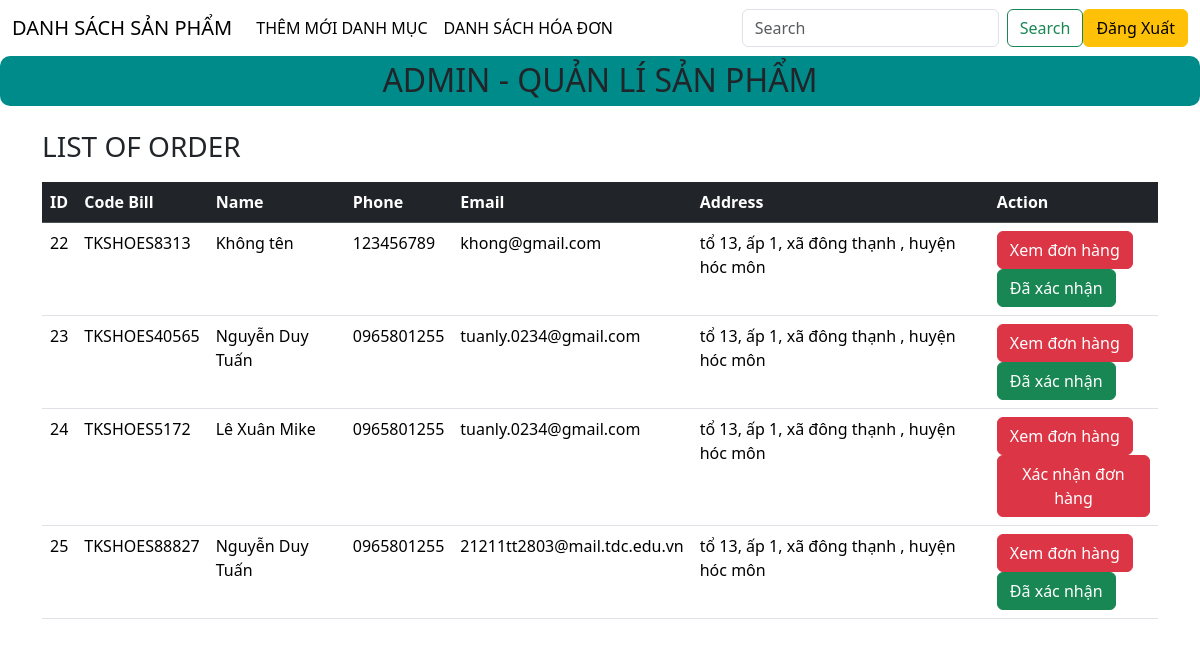
The app's page /admin/orders/list-order.php (signed in) with its own data.
### tables this page shows
CREATE TABLE `orders` (
  `id` int(11) NOT NULL,
  `code_bill` varchar(20) NOT NULL,
  `total` int(11) NOT NULL,
  `name` varchar(50) NOT NULL,
  `tel` varchar(15) NOT NULL,
  `email` varchar(50) NOT NULL,
  `address` varchar(100) NOT NULL,
  `status` int(1) NOT NULL DEFAULT 0 COMMENT '0:chưa xác nhận,1:đã xác nhận',
  `id_user` int(11) NOT NULL DEFAULT 0
);

### app/models/Template.php (called while the page is built, shortened)
<?php
class Template
{
    public function render($view, $data = []) {
        extract($data);
        include BASE_PATH . 'app/view/blocks/' . $view . '.php';
        return ob_get_clean();
    }
}

### app/models/Order.php (called while the page is built, shortened)
<?php
class Order extends Database{
    public function getAllOrder(){
        $query ='SELECT * FROM `orders` ';
        $sql = parent::$connection->prepare($query);
        return parent::select($sql);
    }
}

### app/models/Database.php (called while the page is built, shortened)
<?php
class Database{
    public function select($sql){
        $sql->execute();
        $items = $sql->get_result()->fetch_all(MYSQLI_ASSOC);
        return $items;
    }
}

### app/view/blocks/orders/list-order-form.php (the view, shortened to what this page needs)
<div class="container">
    <div class="containe-title" style="display: flex; margin-bottom: 10px;">
        <h3>LIST OF ORDER</h3>
    </div>
    <table class="table">
        <thead >
            <tr   class="table-dark ">
                <th scope="col">ID</th>
                <th scope="col">Code Bill</th>
                <th scope="col">Name</th>
                <th scope="col">Phone</th>
                <th scope="col">Email</th>
                <th scope="col">Address</th>
                <th scope="col">Action</th>
            </tr>
        </thead>
        <tbody>
            <?php foreach ($orders as $order ) : ?>
            <tr>
                <td><?php echo $order['id']?></td>
                <td><?php echo $order['code_bill']?></td>
                <td><?php echo $order['name']?></td>
                <td><?php echo $order['tel']?></td>
                <td><?php echo $order['email']?></td>
                <td><?php echo $order['address']?></td>
                <td>
                    <form action="detail-order.php" method="post">
                        <button type="submit" name="xemdonhang" class="btn btn-danger">Xem đơn hàng</button>
                    </form>
                    <?php if (isset($order['status']) && $order['status'] == 0) :?>
                        <form action="confirm-order.php" method="post">
                            <button type="submit" name="xacnhandonhang"  class="btn btn-danger">Xác nhận đơn hàng</button>
                        </form>
                    <?php else : ?>
                        <a href="" class="btn btn-success">Đã xác nhận</a>
                    <?php endif; ?>
                </td>
            </tr>
            <?php endforeach; ?>
        </tbody>
    </table>
</div>

### records on screen
orders: id "22", code_bill "TKSHOES8313", name "Không tên", tel "123456789", email "khong@gmail.com", address "tổ 13, ấp 1, xã đông thạnh , huyện hóc môn", status "Đã xác nhận"
orders: id "23", code_bill "TKSHOES40565", name "Nguyễn Duy Tuấn", tel "0965801255", email "tuanly.0234@gmail.com", address "tổ 13, ấp 1, xã đông thạnh , huyện hóc môn", status "Đã xác nhận"
orders: id "24", code_bill "TKSHOES5172", name "Lê Xuân Mike", tel "0965801255", email "tuanly.0234@gmail.com", address "tổ 13, ấp 1, xã đông thạnh , huyện hóc môn"
orders: id "25", code_bill "TKSHOES88827", name "Nguyễn Duy Tuấn", tel "0965801255", email "21211tt2803@mail.tdc.edu.vn", address "tổ 13, ấp 1, xã đông thạnh , huyện hóc môn", status "Đã xác nhận"
